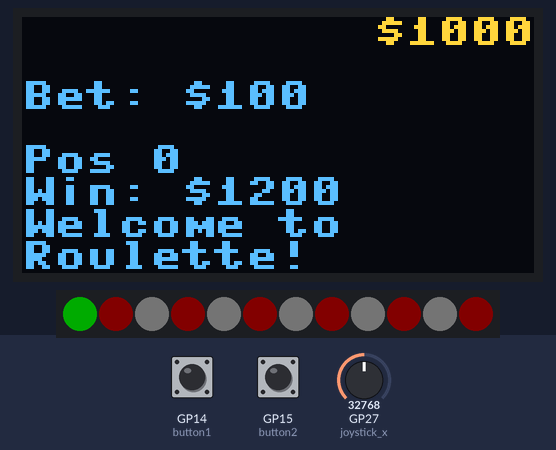
Simulated run of this program. Board: Raspberry Pi Pico running MicroPython. Shown: 128×64 one-colour display, 12 RGB LEDs in strip order, left to right. Inputs (shaded band) come from the test bench; at power-on: GP27 (joystick_x) = 32768, GP14 (button1) HIGH, GP15 (button2) HIGH (analog values on the 0–65535 scale). Dim RGB values are drawn brighter than linear; the OLED is the two-colour kind (top 16 rows yellow); random numbers come from a fixed seed; library files of the repository ran but are not shown: ssd1306.py; what the program prints to the serial console is not drawn.

Above: at 3.6 s.
3.7 s: GP27 (joystick_x) set to 42080
6.0 s: GP27 (joystick_x) set to 43664
At 6.27 s:
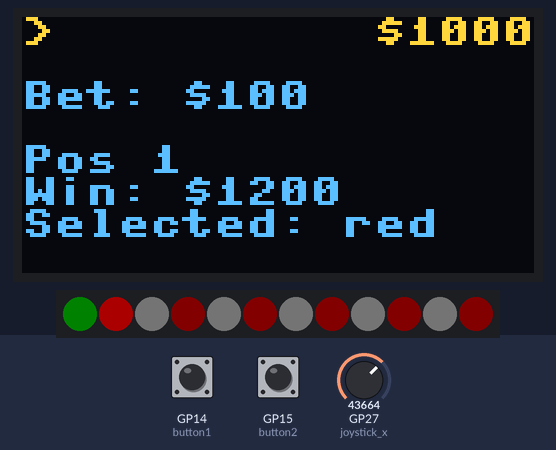
7.9 s: GP14 (button1) pulled LOW for 0.15 s
At 8.67 s:
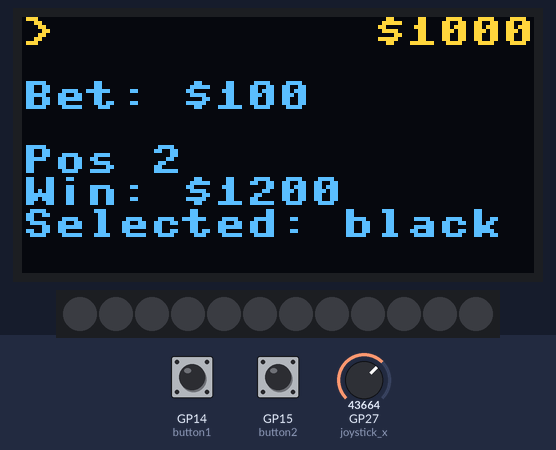
9.8 s: GP27 (joystick_x) set to 19660
At 12.6 s:
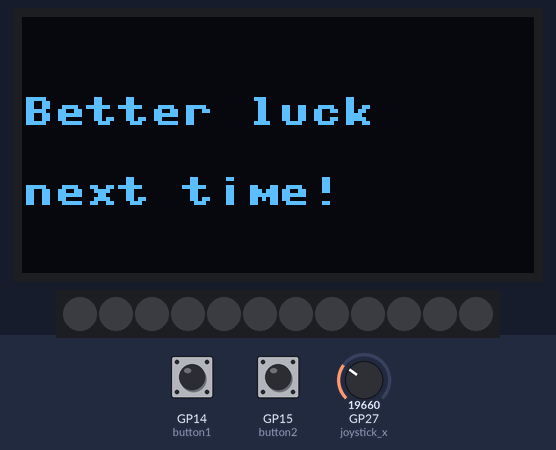
12.8 s: GP15 (button2) pulled LOW for 3.2 s
At 14.23 s:
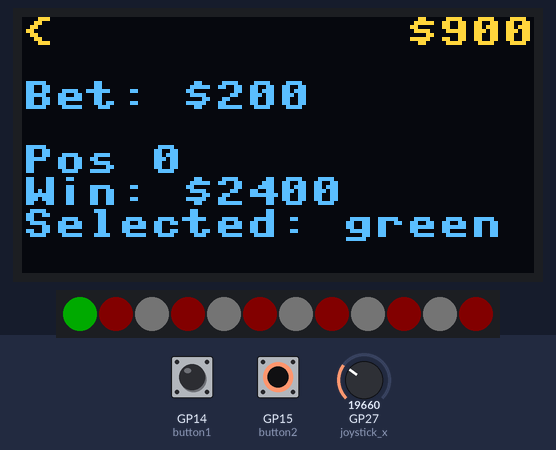
17.5 s: GP14 (button1) pulled LOW for 1 s
At 20.2 s:
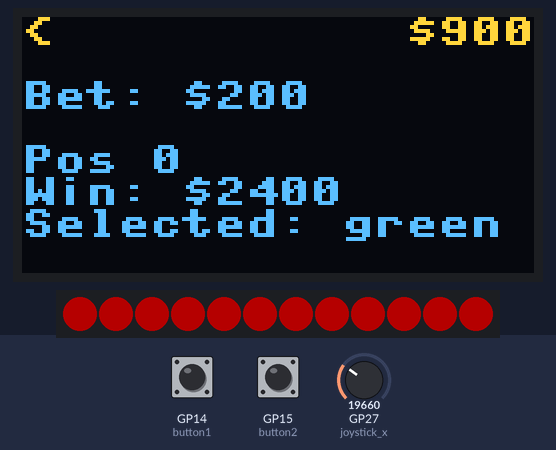

The program:

roulette.py
```python
import machine
import time
import random
import array
import rp2
import ssd1306
from time import sleep

# Pin definitions - Updated to match test.py
LED_PIN = 2  # Changed from 16 to 2
NUM_LEDS = 12
BRIGHTNESS = 0.25

# Joystick and button pins - Updated to match test.py
joystick_x = machine.ADC(27)  # Swapped from 26
joystick_y = machine.ADC(26)  # Swapped from 27
button1 = machine.Pin(14, machine.Pin.IN, machine.Pin.PULL_UP)
button2 = machine.Pin(15, machine.Pin.IN, machine.Pin.PULL_UP)

# Joystick constants
MID = 32768
DEADZONE = 10000

# OLED Setup
i2c = machine.I2C(0, sda=machine.Pin(0), scl=machine.Pin(1))
oled = ssd1306.SSD1306_I2C(128, 64, i2c)

# LED Strip Setup
@rp2.asm_pio(sideset_init=rp2.PIO.OUT_LOW, out_shiftdir=rp2.PIO.SHIFT_LEFT, autopull=True, pull_thresh=24)
def ws2812():
    T1 = 2
    T2 = 5
    T3 = 3
    wrap_target()
    label("bitloop")
    out(x, 1)               .side(0)    [T3 - 1]
    jmp(not_x, "do_zero")   .side(1)    [T1 - 1]
    jmp("bitloop")          .side(1)    [T2 - 1]
    label("do_zero")
    nop()                   .side(0)    [T2 - 1]
    wrap()

# Create the StateMachine with the ws2812 program, outputting on LED_PIN
sm = rp2.StateMachine(0, ws2812, freq=8_000_000, sideset_base=machine.Pin(LED_PIN))
sm.active(1)

# Create array of LED values
ar = array.array("I", [0 for _ in range(NUM_LEDS)])

def pixels_show():
    dimmer_ar = array.array("I", [0 for _ in range(NUM_LEDS)])
    for i,c in enumerate(ar):
        r = int(((c >> 8) & 0xFF) * BRIGHTNESS)
        g = int(((c >> 16) & 0xFF) * BRIGHTNESS)
        b = int((c & 0xFF) * BRIGHTNESS)
        dimmer_ar[i] = (g<<16) + (r<<8) + b
    sm.put(dimmer_ar, 8)

def pixels_set(i, color):
    ar[i] = (color[1]<<16) + (color[0]<<8) + color[2]

def pixels_fill(color):
    for i in range(len(ar)):
        pixels_set(i, color)

def clear_leds():
    pixels_fill((0, 0, 0))
    pixels_show()

def rainbow_animation(cycles=1):
    for _ in range(cycles):
        for i in range(NUM_LEDS):
            rc_index = (i * 256 // NUM_LEDS)
            pixels_set(i, wheel(rc_index & 255))
        pixels_show()
        time.sleep(0.05)

def wheel(pos):
    if pos < 85:
        return (pos * 3, 255 - pos * 3, 0)
    elif pos < 170:
        pos -= 85
        return (255 - pos * 3, 0, pos * 3)
    else:
        pos -= 170
        return (0, pos * 3, 255 - pos * 3)

def fancy_startup_animation():
    """Enhanced startup animation with better timing and effects"""
    # Initial rainbow spin
    for j in range(2):  # Reduced rotations for faster startup
        for i in range(NUM_LEDS * 2):
            clear_leds()
            # Create trailing effect
            for k in range(3):  # Shorter trail for faster response
                pos = (i - k) % NUM_LEDS
                color = wheel(((i * 256 // NUM_LEDS) + k * 25) % 255)
                brightness = 1.0 - (k * 0.3)
                pixels_set(pos, tuple(int(c * brightness) for c in color))
            pixels_show()
            time.sleep(0.02)  # Faster animation

    # Color preview
    for color_name, color in ROULETTE_COLORS.items():
        pixels_fill(color)
        pixels_show()
        time.sleep(0.2)

    clear_leds()

# Roulette specific colors and constants
ROULETTE_COLORS = {
    "red": (255, 0, 0),
    "black": (50, 50, 50),
    "green": (0, 255, 0),
    "white": (255, 255, 255),
    "highlight": (255, 215, 0),  # Golden color for highlights
    "win": (0, 255, 0),          # Green for wins
    "lose": (255, 0, 0),         # Red for losses
}

# Betting options and payouts
BET_TYPES = {
    "single": 12,     # Reduced from 35 to 12 for better odds
    "color": 2,       # Red or Black (unchanged)
    "even_odd": 2,    # Even or Odd (unchanged)
    "dozen": 2,       # 1-4, 5-8, 9-12
    "half": 1.5,      # 1-6 or 7-12
    "adjacent": 6,    # New! Bet on a number and its neighbors
}

# Roulette segments (12 LEDs total)
SEGMENTS = {
    0: ("green", 0),     # Green 0
    1: ("red", 1),       # Red 1
    2: ("black", 2),     # Black 2
    3: ("red", 3),       # Red 3
    4: ("black", 4),     # Black 4
    5: ("red", 5),       # Red 5
    6: ("black", 6),     # Black 6
    7: ("red", 7),       # Red 7
    8: ("black", 8),     # Black 8
    9: ("red", 9),       # Red 9
    10: ("black", 10),   # Black 10
    11: ("red", 11),     # Red 11
}

def fisher_yates_shuffle(arr):
    """MicroPython compatible array shuffle"""
    n = len(arr)
    for i in range(n - 1, 0, -1):
        j = random.randint(0, i)
        arr[i], arr[j] = arr[j], arr[i]
    return arr

class LedRoulette:
    def __init__(self):
        self.balance = 1000
        self.current_bet = 100
        self.min_bet = 100
        self.max_bet = 1000
        self.spinning = False
        self.current_pos = 0
        self.speed = 0
        self.selected_color = "red"  # Current bet color
        self.button1_last = 1
        self.button2_last = 1
        self.button_cooldown = 0
        self.selected_position = 0  # Add selected position
        self.segments = SEGMENTS.copy()  # Store current segment layout
        self.last_joystick_action = None
        self.joystick_indicator_timer = 0
        self.message = ""
        self.message_timer = 0
        self.bet_type = "single"  # Default bet type
        self.last_positions = []  # Track last landing positions
        self.last_spin_time = 0
        self.last_display_time = 0  # Add this for display throttling
        self.last_update = time.ticks_ms()
        self.update_interval = 50  # Set fixed update interval (like in test.py)
        self.should_update = True  # Flag to control LED updates
        self.current_bet_info = {
            "type": "single",
            "color": None,
            "position": 0
        }  # Track current bet details
        random.seed(time.ticks_ms())  # Seed random with current time
        self.led_state_changed = True  # New flag to track if LEDs need updating
        self.last_wheel_state = None  # Track last wheel state to avoid unnecessary updates
        self.base_brightness = 0.1      # Dim for non-selected LEDs
        self.select_brightness = 0.8    # Bright for selected position
        self.spin_brightness = 1.0      # Full brightness during spin
        self.trail_brightness = 0.3     # Trail brightness during spin

    def show_balance(self):
        """Optimized OLED display with better text layout"""
        oled.fill(0)

        # Top row: Balance (right-aligned)
        balance_text = f"${self.balance}"
        balance_width = len(balance_text) * 8  # Assuming 8 pixels per character
        oled.text(balance_text, 128 - balance_width, 0)

        # Second row: Bet amount
        oled.text(f"Bet: ${self.current_bet}", 0, 16)

        # Third row: Position info (split into two lines if needed)
        pos_info = f"Pos {self.selected_position}"
        if self.bet_type != "single":
            pos_info = self.bet_type.upper()
        oled.text(pos_info, 0, 32)

        # Fourth row: Potential win
        potential = self.current_bet * self.get_payout()
        oled.text(f"Win: ${potential}", 0, 40)

        # Bottom rows: Messages or controls
        if time.ticks_diff(time.ticks_ms(), self.message_timer) < 2000:
            # Split message into two lines if needed
            words = self.message.split()
            line1 = ""
            line2 = ""
            for word in words:
                if len(line1 + " " + word) <= 16:  # Max 16 chars per line
                    line1 = (line1 + " " + word).strip()
                else:
                    line2 = (line2 + " " + word).strip()
            oled.text(line1, 0, 48)
            if line2:
                oled.text(line2, 0, 56)
        elif not self.spinning:
            oled.text("BTN1: Spin", 0, 48)
            oled.text("BTN2: Bet", 0, 56)

        # Show joystick action if recent
        if time.ticks_diff(time.ticks_ms(), self.joystick_indicator_timer) < 1000:
            # Small arrow indicator in top-left
            arrow = ">" if self.last_joystick_action == "RIGHT" else "<"
            oled.text(arrow, 0, 0)

        oled.show()

    def get_payout(self):
        """Calculate potential payout based on bet type"""
        if self.bet_type == "single":
            return BET_TYPES["single"]
        return BET_TYPES[self.bet_type]

    def check_win(self, landed_position):
        """Fixed win checking logic with proper color handling"""
        landed_number = self.segments[landed_position][1]
        landed_color = self.segments[landed_position][0]

        if self.current_bet_info["type"] == "color":
            won = landed_color == self.current_bet_info["color"]
            print(f"Bet color: {self.current_bet_info['color']}, Landed color: {landed_color}")
            return won

        if self.bet_type == "single":
            return landed_position == self.selected_position
        elif self.bet_type == "adjacent":
            return landed_position in [
                (self.selected_position - 1) % NUM_LEDS,
                self.selected_position,
                (self.selected_position + 1) % NUM_LEDS
            ]
        elif self.bet_type == "even_odd":
            is_even = landed_number % 2 == 0
            return (self.selected_position == 0 and is_even) or \
                   (self.selected_position == 1 and not is_even)
        elif self.bet_type == "dozen":
            if self.selected_position == 0:
                return 0 <= landed_number <= 4
            elif self.selected_position == 1:
                return 3 <= landed_number <= 8
            else:
                return 7 <= landed_number <= 11
        elif self.bet_type == "half":
            return (self.selected_position == 0 and landed_number <= 6) or \
                   (self.selected_position == 1 and landed_number >= 5)
        return False

    def update_message(self, msg):
        """Update display message with timer and optional split lines"""
        if len(msg) > 16:  # If message is too long, add natural line breaks
            words = msg.split()
            line1 = ""
            line2 = ""
            for word in words:
                if len(line1 + " " + word) <= 16:
                    line1 = (line1 + " " + word).strip()
                else:
                    line2 = (line2 + " " + word).strip()
            self.message = line1 + "\n" + line2
        else:
            self.message = msg
        self.message_timer = time.ticks_ms()

    def spin_animation(self):
        """Fixed spin animation with proper bet tracking"""
        self.spinning = True

        # Store current bet information
        if self.bet_type == "color":
            self.current_bet_info = {
                "type": "color",
                "color": self.selected_color,
                "position": None
            }
        else:
            self.current_bet_info = {
                "type": self.bet_type,
                "color": self.segments[self.selected_position][0],
                "position": self.selected_position
            }

        # Print current bet info
        print(f"\nBetting on: {self.current_bet_info['type']}")
        if self.current_bet_info["type"] == "color":
            print(f"Selected color: {self.current_bet_info['color']}")
        else:
            print(f"Position: {self.current_bet_info['position']} "
                  f"({self.segments[self.selected_position][0]} {self.segments[self.selected_position][1]})")
        print(f"Bet amount: ${self.current_bet}")
        print("Spinning...")

        # Initial rapid spin
        speed = 20
        decay = random.uniform(0.97, 0.99)
        current_position = float(self.current_pos)  # Convert to float for smooth animation

        # Add anticipation build-up
        for _ in range(3):
            pixels_fill(ROULETTE_COLORS["highlight"])
            pixels_show()
            time.sleep(0.1)
            clear_leds()
            time.sleep(0.1)

        # Spin until naturally stops
        min_rotations = 3  # Minimum number of full rotations
        rotations_done = 0

        while speed > 0.1 or rotations_done < min_rotations:
            # Read joystick for speed/direction control
            x_val = joystick_x.read_u16()
            x_offset = (x_val - MID) / MID

            # Update speed based on rotations
            if rotations_done < min_rotations:
                speed = max(15, speed + x_offset)  # Keep high speed for minimum rotations
            else:
                speed *= decay  # Start natural slowdown
                speed = max(0.1, speed + x_offset * 0.5)

            # Update position and track rotations
            prev_pos = int(current_position) % NUM_LEDS
            current_position += speed
            new_pos = int(current_position) % NUM_LEDS
            if new_pos < prev_pos:  # Completed a rotation
                rotations_done += 1

            self.current_pos = new_pos
            self.show_wheel()
            time.sleep(0.02)

        # Natural final position is where it stopped
        final_position = self.current_pos
        final_color = self.segments[final_position][0]
        final_number = self.segments[final_position][1]
        print(f"\nLanded on: Position {final_position}")
        print(f"Color: {final_color}")
        print(f"Number: {final_number}")

        # Calculate result based on where it actually landed
        if self.check_win(final_position):
            winnings = self.current_bet * self.get_payout()
            print(f"Winner! +${winnings}")
            self.balance += winnings
            self.show_win_animation(winnings)
        else:
            print(f"Lost ${self.current_bet}")
            self.balance -= self.current_bet
            self.show_lose_animation()

        print(f"Current balance: ${self.balance}\n")
        self.spinning = False
        self.led_state_changed = True  # Force LED update after spin
        self.last_wheel_state = None  # Reset wheel state to force update

    def show_wheel(self):
        """Optimized wheel display with minimal updates"""
        if not (self.spinning or self.led_state_changed):
            return

        current_time = time.ticks_ms()
        if not self.spinning and time.ticks_diff(current_time, self.last_update) < self.update_interval:
            return

        self.last_update = current_time
        self.led_state_changed = False

        # Create new LED state
        new_state = []
        for i in range(NUM_LEDS):
            color = ROULETTE_COLORS[self.segments[i][0]]
            brightness = self.base_brightness  # Default dim brightness

            # Make selected position much brighter
            if i == self.selected_position and not self.spinning:
                brightness = self.select_brightness
                # Optional: Add subtle pulse to selected position
                brightness *= 0.9 + 0.1 * ((time.ticks_ms() % 1000) / 1000)

            if self.spinning and i == self.current_pos:
                brightness = self.spin_brightness
                # Add trail only during spin
                trail_pos = (i - 1) % NUM_LEDS
                trail_color = ROULETTE_COLORS[self.segments[trail_pos][0]]
                new_state.append((i, tuple(int(c * brightness) for c in color)))
                new_state.append((trail_pos, tuple(int(c * self.trail_brightness) for c in trail_color)))
                continue

            new_state.append((i, tuple(int(c * brightness) for c in color)))

        # Only update if state changed
        if new_state != self.last_wheel_state:
            clear_leds()
            for pos, color in new_state:
                pixels_set(pos, color)
            pixels_show()
            self.last_wheel_state = new_state
            if self.spinning:
                time.sleep(0.01)

    def flash_winner(self, segment):
        """Flash winning segment"""
        color = ROULETTE_COLORS[SEGMENTS[segment][0]]
        for _ in range(5):
            clear_leds()
            time.sleep(0.1)
            pixels_set(segment, color)
            pixels_show()
            time.sleep(0.1)

    def show_win_animation(self, amount):
        """Enhanced win animation"""
        # Spiral effect
        for _ in range(2):
            for i in range(NUM_LEDS):
                clear_leds()
                for j in range(3):
                    pos = (i + j) % NUM_LEDS
                    pixels_set(pos, ROULETTE_COLORS["highlight"])  # Changed from "gold"
                pixels_show()
                time.sleep(0.05)

        # Victory message with amount won
        self.update_message(f"WIN! +${amount}")
        rainbow_animation(1)
        time.sleep(1)

    def show_lose_animation(self):
        """Show losing animation"""
        pixels_fill(ROULETTE_COLORS["lose"])  # Changed from "red"
        pixels_show()
        time.sleep(0.5)
        clear_leds()
        oled.fill(0)
        oled.text("Better luck", 0, 20)
        oled.text("next time!", 0, 40)
        oled.show()
        time.sleep(2)

    def change_bet(self):
        """Cycle through bet amounts"""
        bets = [100, 200, 500, 1000]
        current_index = bets.index(self.current_bet)
        self.current_bet = bets[(current_index + 1) % len(bets)]

    def change_color(self):
        """Fixed color selection with proper state tracking"""
        y_val = joystick_y.read_u16()
        old_color = self.selected_color

        if y_val < MID - DEADZONE:
            self.selected_color = "red"
        elif y_val > MID + DEADZONE:
            self.selected_color = "black"
        elif abs(y_val - MID) < DEADZONE:
            self.selected_color = "green"

        if old_color != self.selected_color:
            print(f"Selected color: {self.selected_color}")
            self.update_message(f"Selected: {self.selected_color}")
            self.current_bet_info["color"] = self.selected_color
            self.should_update = True

    def change_bet_type(self):
        """Cycle through different bet types"""
        old_type = self.bet_type
        bet_types = ["single", "adjacent", "color", "even_odd", "dozen", "half"]
        current_index = bet_types.index(self.bet_type)
        self.bet_type = bet_types[(current_index + 1) % len(bet_types)]

        if old_type != self.bet_type:
            print(f"\nBet type changed to: {self.bet_type}")

        # Show explanation of current bet type
        explanations = {
            "single": "Bet on exact number",
            "adjacent": "Win on number ±1",
            "color": "Bet on color",
            "even_odd": "Bet even/odd",
            "dozen": "Bet on range",
            "half": "Bet high/low"
        }
        self.update_message(f"{self.bet_type}: {explanations[self.bet_type]}")

    def check_buttons(self):
        """Improved button handling with debouncing"""
        current_time = time.ticks_ms()
        if time.ticks_diff(current_time, self.button_cooldown) < 200:
            return

        btn1 = button1.value()
        btn2 = button2.value()

        if btn1 == 0 and self.button1_last == 1:
            if button2.value() == 0:  # Both buttons pressed
                self.change_bet_type()
            else:
                self.spin_animation()
        elif btn2 == 0 and self.button2_last == 1:
            self.change_bet()

        self.button1_last = btn1
        self.button2_last = btn2

    def randomize_segments(self):
        """Randomize segment positions using MicroPython compatible method"""
        if time.ticks_diff(time.ticks_ms(), self.last_spin_time) > 10000:  # Only shuffle every 10 seconds
            positions = list(range(NUM_LEDS))
            fisher_yates_shuffle(positions)
            new_segments = {}
            for new_pos, old_pos in enumerate(positions):
                new_segments[new_pos] = SEGMENTS[old_pos]
            self.segments = new_segments
            self.last_spin_time = time.ticks_ms()

    def change_position(self):
        """Enhanced position selection with feedback"""
        x_val = joystick_x.read_u16()
        old_pos = self.selected_position

        if x_val < MID - DEADZONE:
            self.selected_position = (self.selected_position - 1) % NUM_LEDS
            self.last_joystick_action = "LEFT"
            self.joystick_indicator_timer = time.ticks_ms()
            self.led_state_changed = True  # Trigger LED update
        elif x_val > MID + DEADZONE:
            self.selected_position = (self.selected_position + 1) % NUM_LEDS
            self.last_joystick_action = "RIGHT"
            self.joystick_indicator_timer = time.ticks_ms()
            self.led_state_changed = True  # Trigger LED update

        # Print selection changes
        if old_pos != self.selected_position:
            pos_color = self.segments[self.selected_position][0]
            pos_number = self.segments[self.selected_position][1]
            print(f"Selected: Position {self.selected_position} ({pos_color} {pos_number})")
            self.update_message(f"Selected: {pos_color}")

        time.sleep(0.1)  # Add small delay for smoother selection

def main():
    game = LedRoulette()
    fancy_startup_animation()
    game.update_message("Welcome to Roulette!")
    game.randomize_segments()  # Initial randomization

    while True:
        if game.balance < game.min_bet:
            oled.fill(0)
            oled.text("Game Over!", 0, 20)
            oled.text(f"Final: ${game.balance}", 0, 40)
            oled.show()
            pixels_fill(ROULETTE_COLORS["lose"])  # Changed from "red"
            pixels_show()  # Added missing pixels_show()
            time.sleep(2)

            # Randomize wheel for next game
            game.randomize_segments()
            break

        if game.led_state_changed or game.spinning:
            game.show_wheel()  # Only update wheel when needed

        game.show_balance()

        if not game.spinning:
            game.check_buttons()  # New button checking method
            game.change_position()  # Check for position changes

        time.sleep(0.01)

if __name__ == "__main__":
    main()
```

Measured:
- the behaviour switches between 42768 and 42784 on GP27 (joystick_x) (found by bisection; images 0 and 1)
- what the display in image 5 shows lasts 0.5 s, from 19.8 s to 20.3 s
